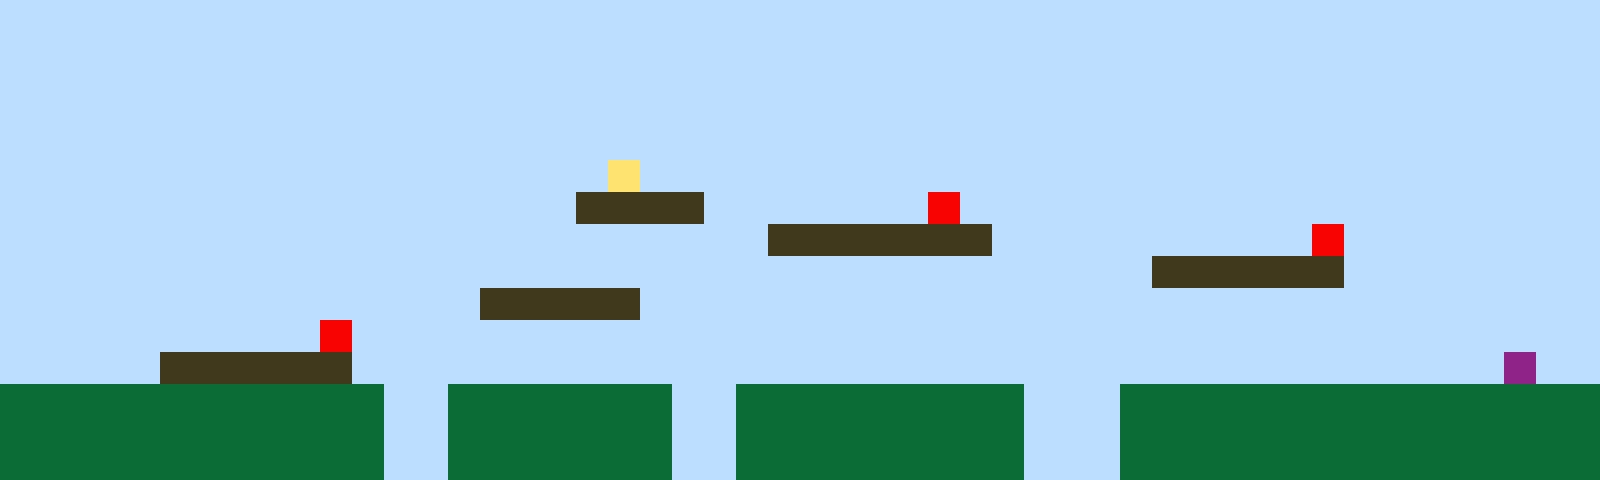

This game map was drawn from its Tiled (.tmx) file and the tilesets committed beside it. A one-line description and the full map source follow:
An orthogonal 50x15 tile map with 32x32 px tiles, 1 tile layer (Tile Layer 1).

<map version="1.10" tiledversion="1.11.2" orientation="orthogonal" renderorder="right-up" width="50" height="15" tilewidth="32" tileheight="32" infinite="0" nextlayerid="2" nextobjectid="1"><editorsettings><export target="map1.csv" format="csv" /></editorsettings><tileset firstgid="1" name="sprites" tilewidth="32" tileheight="32" tilecount="6" columns="3"><image source="sprites.png" width="96" height="64" /></tileset><layer id="1" name="Tile Layer 1" width="50" height="15"><data encoding="csv">1,1,1,1,1,1,1,1,1,1,1,1,1,1,1,1,1,1,1,1,1,1,1,1,1,1,1,1,1,1,1,1,1,1,1,1,1,1,1,1,1,1,1,1,1,1,1,1,1,1,1,1,1,1,1,1,1,1,1,1,1,1,1,1,1,1,1,1,1,1,1,1,1,1,1,1,1,1,1,1,1,1,1,1,1,1,1,1,1,1,1,1,1,1,1,1,1,1,1,1,1,1,1,1,1,1,1,1,1,1,1,1,1,1,1,1,1,1,1,1,1,1,1,1,1,1,1,1,1,1,1,1,1,1,1,1,1,1,1,1,1,1,1,1,1,1,1,1,1,1,1,1,1,1,1,1,1,1,1,1,1,1,1,1,1,1,1,1,1,1,1,1,1,1,1,1,1,1,1,1,1,1,1,1,1,1,1,1,1,1,1,1,1,1,1,1,1,1,1,1,1,1,1,1,1,1,1,1,1,1,1,1,1,1,1,1,1,1,1,1,1,1,1,1,1,1,1,1,1,1,1,1,1,1,1,1,1,1,1,1,1,1,1,1,1,1,1,1,1,1,1,1,1,1,1,1,1,1,1,1,1,1,1,1,1,1,1,1,1,4,1,1,1,1,1,1,1,1,1,1,1,1,1,1,1,1,1,1,1,1,1,1,1,1,1,1,1,1,1,1,1,1,1,1,1,1,1,1,1,1,1,1,1,1,1,1,1,1,3,3,3,3,1,1,1,1,1,1,1,5,1,1,1,1,1,1,1,1,1,1,1,1,1,1,1,1,1,1,1,1,1,1,1,1,1,1,1,1,1,1,1,1,1,1,1,1,1,1,1,1,1,1,1,1,3,3,3,3,3,3,3,1,1,1,1,1,1,1,1,1,1,5,1,1,1,1,1,1,1,1,1,1,1,1,1,1,1,1,1,1,1,1,1,1,1,1,1,1,1,1,1,1,1,1,1,1,1,1,1,1,1,1,1,1,1,1,3,3,3,3,3,3,1,1,1,1,1,1,1,1,1,1,1,1,1,1,1,1,1,1,1,1,1,1,1,3,3,3,3,3,1,1,1,1,1,1,1,1,1,1,1,1,1,1,1,1,1,1,1,1,1,1,1,1,1,1,1,1,1,1,1,1,1,1,1,1,1,1,1,1,5,1,1,1,1,1,1,1,1,1,1,1,1,1,1,1,1,1,1,1,1,1,1,1,1,1,1,1,1,1,1,1,1,1,1,1,1,1,1,1,1,1,1,1,1,3,3,3,3,3,3,1,1,1,1,1,1,1,1,1,1,1,1,1,1,1,1,1,1,1,1,1,1,1,1,1,1,1,1,1,1,1,1,1,1,1,1,6,1,1,2,2,2,2,2,2,2,2,2,2,2,2,1,1,2,2,2,2,2,2,2,1,1,2,2,2,2,2,2,2,2,2,1,1,1,2,2,2,2,2,2,2,2,2,2,2,2,2,2,2,2,2,2,2,2,2,2,2,2,2,2,2,1,1,2,2,2,2,2,2,2,1,1,2,2,2,2,2,2,2,2,2,1,1,1,2,2,2,2,2,2,2,2,2,2,2,2,2,2,2,2,2,2,2,2,2,2,2,2,2,2,2,1,1,2,2,2,2,2,2,2,1,1,2,2,2,2,2,2,2,2,2,1,1,1,2,2,2,2,2,2,2,2,2,2,2,2,2,2,2</data></layer></map>
